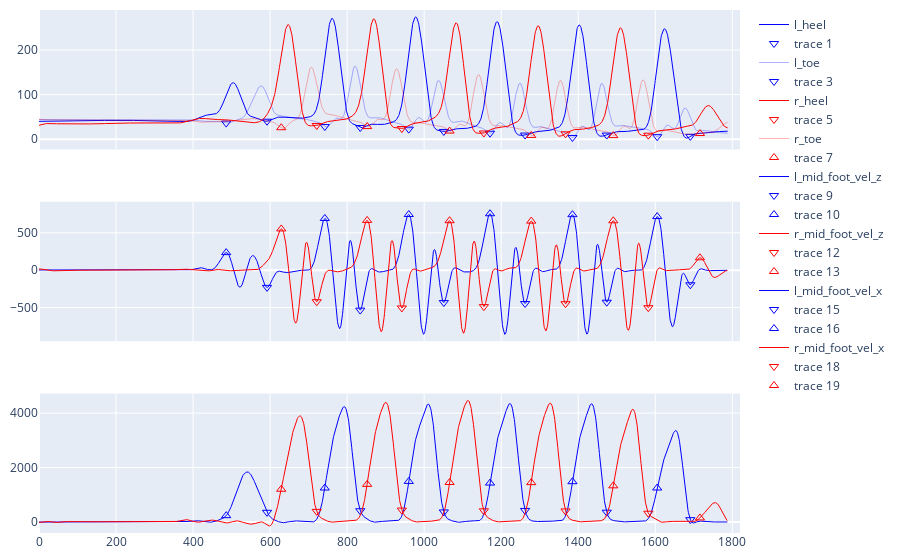

Notebook source saved alongside this figure:
### Code cell
l_heel_pos = filtered_data[:,:,np.argwhere(omc_data["marker_location"]=='l_heel')[:,0][0]]
l_toe_pos = filtered_data[:,:,np.argwhere(omc_data["marker_location"]=='l_toe')[:,0][0]]
r_heel_pos = filtered_data[:,:,np.argwhere(omc_data["marker_location"]=='r_heel')[:,0][0]]
r_toe_pos = filtered_data[:,:,np.argwhere(omc_data["marker_location"]=='r_toe')[:,0][0]]

fig = make_subplots(rows=3, cols=1, shared_xaxes=True)

# Position data
fig.add_trace(go.Scatter(x=np.arange(l_heel_pos.shape[0]), y=l_heel_pos[:,2], mode='lines', line=dict(color='rgba(0, 0, 255, 1)', width=1), name='l_heel'), row=1, col=1)
fig.add_trace(go.Scatter(x=l_ix_IC, y=l_heel_pos[l_ix_IC,-1], mode="markers", marker=dict(symbol='triangle-down-open', size=8, color='rgba(0, 0, 255, 1)')), row=1, col=1)
fig.add_trace(go.Scatter(x=np.arange(l_toe_pos.shape[0]), y=l_toe_pos[:,2], mode='lines', line=dict(color='rgba(0, 0, 255, 0.3)', width=1), name='l_toe'), row=1, col=1)
fig.add_trace(go.Scatter(x=l_ix_FC, y=l_toe_pos[l_ix_FC,-1], mode="markers", marker=dict(symbol='triangle-down-open', size=8, color='rgba(0, 0, 255, 1)')), row=1, col=1)
fig.add_trace(go.Scatter(x=np.arange(r_heel_pos.shape[0]), y=r_heel_pos[:,2], mode='lines', line=dict(color='rgba(255, 0, 0, 1)', width=1), name='r_heel'), row=1, col=1)
fig.add_trace(go.Scatter(x=r_ix_IC, y=r_heel_pos[r_ix_IC,-1], mode="markers", marker=dict(symbol='triangle-down-open', size=8, color='rgba(255, 0, 0, 1)')), row=1, col=1)
fig.add_trace(go.Scatter(x=np.arange(r_toe_pos.shape[0]), y=r_toe_pos[:,2], mode='lines', line=dict(color='rgba(255, 0, 0, 0.3)', width=1), name='r_toe'), row=1, col=1)
fig.add_trace(go.Scatter(x=r_ix_FC, y=r_toe_pos[r_ix_FC,-1], mode="markers", marker=dict(symbol='triangle-up-open', size=8, color='rgba(255, 0, 0, 1)')), row=1, col=1)

# Velocity
fig.add_trace(go.Scatter(x=np.arange(l_mid_foot_vel.shape[0]), y=l_mid_foot_vel[:,-1], mode='lines', line=dict(color='rgba(0, 0, 255, 1)', width=1), name='l_mid_foot_vel_z'), row=2, col=1)
fig.add_trace(go.Scatter(x=l_ix_IC, y=l_mid_foot_vel[l_ix_IC,-1], mode="markers", marker=dict(symbol='triangle-down-open', size=8, color='rgba(0, 0, 255, 1)')), row=2, col=1)
fig.add_trace(go.Scatter(x=l_ix_FC, y=l_mid_foot_vel[l_ix_FC,-1], mode="markers", marker=dict(symbol='triangle-up-open', size=8, color='rgba(0, 0, 255, 1)')), row=2, col=1)
fig.add_trace(go.Scatter(x=np.arange(r_mid_foot_vel.shape[0]), y=r_mid_foot_vel[:,-1], mode='lines', line=dict(color='rgba(255, 0, 0, 1)', width=1), name='r_mid_foot_vel_z'), row=2, col=1)
fig.add_trace(go.Scatter(x=r_ix_IC, y=r_mid_foot_vel[r_ix_IC,-1], mode="markers", marker=dict(symbol='triangle-down-open', size=8, color='rgba(255, 0, 0, 1)')), row=2, col=1)
fig.add_trace(go.Scatter(x=r_ix_FC, y=r_mid_foot_vel[r_ix_FC,-1], mode="markers", marker=dict(symbol='triangle-up-open', size=8, color='rgba(255, 0, 0, 1)')), row=2, col=1)

# Horizontal foot velocity
fig.add_trace(go.Scatter(x=np.arange(l_mid_foot_vel.shape[0]), y=l_mid_foot_vel[:,0], mode='lines', line=dict(width=1, color='rgba(0, 0, 255, 1)'), name='l_mid_foot_vel_x'), row=3, col=1)
fig.add_trace(go.Scatter(x=l_ix_IC, y=l_mid_foot_vel[l_ix_IC,0], mode="markers", marker=dict(symbol='triangle-down-open', size=8, color='rgba(0, 0, 255, 1)')), row=3, col=1)
fig.add_trace(go.Scatter(x=l_ix_FC, y=l_mid_foot_vel[l_ix_FC,0], mode="markers", marker=dict(symbol='triangle-up-open', size=8, color='rgba(0, 0, 255, 1)')), row=3, col=1)
fig.add_trace(go.Scatter(x=np.arange(r_mid_foot_vel.shape[0]), y=r_mid_foot_vel[:,0], mode='lines', line=dict(width=1, color='rgba(255, 0, 0, 1)'), name='r_mid_foot_vel_x'), row=3, col=1)
fig.add_trace(go.Scatter(x=r_ix_IC, y=r_mid_foot_vel[r_ix_IC,0], mode="markers", marker=dict(symbol='triangle-down-open', size=8, color='rgba(255, 0, 0, 1)')), row=3, col=1)
fig.add_trace(go.Scatter(x=r_ix_FC, y=r_mid_foot_vel[r_ix_FC,0], mode="markers", marker=dict(symbol='triangle-up-open', size=8, color='rgba(255, 0, 0, 1)')), row=3, col=1)

fig.update_layout(margin=dict(l=10, r=10, t=10, b=10))
fig.show()

### Figure 1 — Plotly figure (JSON) as saved in the notebook; plotly's stock layout.template omitted (floating-point values rounded to 4 significant figures; data arrays with more than 128 entries replaced by an {"elided": "..."} marker saying what was removed)
{"data": [{"line": {"color": "rgba(0, 0, 255, 1)", "width": 1}, "mode": "lines", "name": "l_heel", "type": "scatter", "x": {"elided": "1789 int values"}, "xaxis": "x", "y": {"elided": "1789 float values"}, "yaxis": "y"}, {"marker": {"color": "rgba(0, 0, 255, 1)", "size": 8, "symbol": "triangle-down-open"}, "mode": "markers", "type": "scatter", "x": [592, 834, 1051, 1262, 1474, 1691], "xaxis": "x", "y": [40.28, 26.09, 17.32, 9.166, 9.165, 6.258], "yaxis": "y"}, {"line": {"color": "rgba(0, 0, 255, 0.3)", "width": 1}, "mode": "lines", "name": "l_toe", "type": "scatter", "x": {"elided": "1789 int values"}, "xaxis": "x", "y": {"elided": "1789 float values"}, "yaxis": "y"}, {"marker": {"color": "rgba(0, 0, 255, 1)", "size": 8, "symbol": "triangle-down-open"}, "mode": "markers", "type": "scatter", "x": [486, 742, 960, 1171, 1385, 1605], "xaxis": "x", "y": [36.04, 28.28, 22.45, 13.3, 3.723, 5.601], "yaxis": "y"}, {"line": {"color": "rgba(255, 0, 0, 1)", "width": 1}, "mode": "lines", "name": "r_heel", "type": "scatter", "x": {"elided": "1789 int values"}, "xaxis": "x", "y": {"elided": "1789 float values"}, "yaxis": "y"}, {"marker": {"color": "rgba(255, 0, 0, 1)", "size": 8, "symbol": "triangle-down-open"}, "mode": "markers", "type": "scatter", "x": [721, 942, 1155, 1367, 1582], "xaxis": "x", "y": [30.68, 23.91, 13.75, 11.97, 8.848], "yaxis": "y"}, {"line": {"color": "rgba(255, 0, 0, 0.3)", "width": 1}, "mode": "lines", "name": "r_toe", "type": "scatter", "x": {"elided": "1789 int values"}, "xaxis": "x", "y": {"elided": "1789 float values"}, "yaxis": "y"}, {"marker": {"color": "rgba(255, 0, 0, 1)", "size": 8, "symbol": "triangle-up-open"}, "mode": "markers", "type": "scatter", "x": [629, 852, 1066, 1278, 1491, 1716], "xaxis": "x", "y": [25.64, 28.21, 18.14, 8.326, 7.963, 12.59], "yaxis": "y"}, {"line": {"color": "rgba(0, 0, 255, 1)", "width": 1}, "mode": "lines", "name": "l_mid_foot_vel_z", "type": "scatter", "x": {"elided": "1788 int values"}, "xaxis": "x2", "y": {"elided": "1788 float values"}, "yaxis": "y2"}, {"marker": {"color": "rgba(0, 0, 255, 1)", "size": 8, "symbol": "triangle-down-open"}, "mode": "markers", "type": "scatter", "x": [592, 834, 1051, 1262, 1474, 1691], "xaxis": "x2", "y": [-229.3, -533.3, -432.5, -445.7, -427.7, -194.6], "yaxis": "y2"}, {"marker": {"color": "rgba(0, 0, 255, 1)", "size": 8, "symbol": "triangle-up-open"}, "mode": "markers", "type": "scatter", "x": [486, 742, 960, 1171, 1385, 1605], "xaxis": "x2", "y": [235.4, 692.0, 744.7, 755.1, 742.6, 717.3], "yaxis": "y2"}, {"line": {"color": "rgba(255, 0, 0, 1)", "width": 1}, "mode": "lines", "name": "r_mid_foot_vel_z", "type": "scatter", "x": {"elided": "1788 int values"}, "xaxis": "x2", "y": {"elided": "1788 float values"}, "yaxis": "y2"}, {"marker": {"color": "rgba(255, 0, 0, 1)", "size": 8, "symbol": "triangle-down-open"}, "mode": "markers", "type": "scatter", "x": [721, 942, 1155, 1367, 1582], "xaxis": "x2", "y": [-421.1, -504.6, -486.7, -448.0, -501.2], "yaxis": "y2"}, {"marker": {"color": "rgba(255, 0, 0, 1)", "size": 8, "symbol": "triangle-up-open"}, "mode": "markers", "type": "scatter", "x": [629, 852, 1066, 1278, 1491, 1716], "xaxis": "x2", "y": [552.0, 665.6, 662.1, 656.5, 660.6, 166.5], "yaxis": "y2"}, {"line": {"color": "rgba(0, 0, 255, 1)", "width": 1}, "mode": "lines", "name": "l_mid_foot_vel_x", "type": "scatter", "x": {"elided": "1788 int values"}, "xaxis": "x3", "y": {"elided": "1788 float values"}, "yaxis": "y3"}, {"marker": {"color": "rgba(0, 0, 255, 1)", "size": 8, "symbol": "triangle-down-open"}, "mode": "markers", "type": "scatter", "x": [592, 834, 1051, 1262, 1474, 1691], "xaxis": "x3", "y": [355.9, 414.4, 369.5, 423.2, 359.9, 85.28], "yaxis": "y3"}, {"marker": {"color": "rgba(0, 0, 255, 1)", "size": 8, "symbol": "triangle-up-open"}, "mode": "markers", "type": "scatter", "x": [486, 742, 960, 1171, 1385, 1605], "xaxis": "x3", "y": [232.3, 1248.0, 1490.0, 1429.0, 1480.0, 1248.0], "yaxis": "y3"}, {"line": {"color": "rgba(255, 0, 0, 1)", "width": 1}, "mode": "lines", "name": "r_mid_foot_vel_x", "type": "scatter", "x": {"elided": "1788 int values"}, "xaxis": "x3", "y": {"elided": "1788 float values"}, "yaxis": "y3"}, {"marker": {"color": "rgba(255, 0, 0, 1)", "size": 8, "symbol": "triangle-down-open"}, "mode": "markers", "type": "scatter", "x": [721, 942, 1155, 1367, 1582], "xaxis": "x3", "y": [389.3, 437.3, 410.1, 405.4, 321.8], "yaxis": "y3"}, {"marker": {"color": "rgba(255, 0, 0, 1)", "size": 8, "symbol": "triangle-up-open"}, "mode": "markers", "type": "scatter", "x": [629, 852, 1066, 1278, 1491, 1716], "xaxis": "x3", "y": [1202.0, 1382.0, 1450.0, 1445.0, 1328.0, 147.9], "yaxis": "y3"}], "layout": {"margin": {"b": 10, "l": 10, "r": 10, "t": 10}, "xaxis": {"anchor": "y", "domain": [0, 1], "matches": "x3", "showticklabels": false}, "xaxis2": {"anchor": "y2", "domain": [0, 1], "matches": "x3", "showticklabels": false}, "xaxis3": {"anchor": "y3", "domain": [0, 1]}, "yaxis": {"anchor": "x", "domain": [0.7333, 1]}, "yaxis2": {"anchor": "x2", "domain": [0.3667, 0.6333]}, "yaxis3": {"anchor": "x3", "domain": [0, 0.2667]}}}
